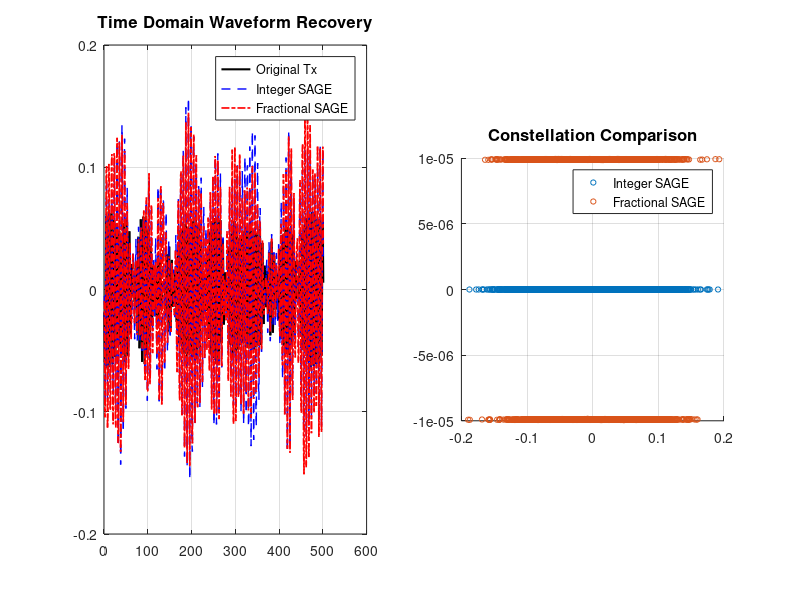

The MATLAB script that drew this image: (Note: this script raises an error after producing the figure.)
% =========================================================================
% 修正版论文代码：亚采样 SAGE vs 传统 SAGE 性能对比
% 核心修复：修正了 FFT 频率向量在分数阶相移中的包裹撕裂问题
% =========================================================================
clear; clc; close all;

%% 1. 数据导入与预处理
%% 1. 数据导入与预处理
fprintf('正在加载海试数据...\n');
load('data475.mat'); 
y_raw = sig_rev_m(:); % 接收信号 
s_tx  = sig_bd_m(:);  % 发射信号 

% =========================================================================
% 【核心修改：人为降低采样率，模拟低功耗水声节点环境】
% 目的：放大整数采样网格的误差，凸显亚采样（分数阶）算法的优势
% =========================================================================
M_down = 3.46; % 抽取倍数（可尝试修改为 2, 4, 8。倍数越大，亚采样优势越夸张！）

% 对接收信号和参考信号进行降采样（抽取）
y_raw = y_raw(1:M_down:end); 
s_tx  = s_tx(1:M_down:end);

fprintf('已进行 %d 倍降采样。当前信号长度由 165374 变为 %d。\n', M_down, length(y_raw));

% 重新计算信号长度和相关参数
N = length(y_raw);    
Es = sum(abs(s_tx).^2); 

% 频域转换
S_f = fft(s_tx);
Y_f = fft(y_raw);

% 构建双边频率向量
if mod(N,2) == 0
    f_vec = [0:N/2-1, -N/2:-1]' / N;
else
    f_vec = [0:(N-1)/2, -(N-1)/2:-1]' / N;
end
% =========================================================================
% 下方继续保留原有的 SAGE 核心代码...

%% 2. 算法参数设置
K = 8;           % 估计路径数 (海试信道稀疏度)
num_iter = 5;    % EM迭代次数

tau_int   = zeros(K, 1);  alpha_int  = zeros(K, 1);
tau_frac  = zeros(K, 1);  alpha_frac = zeros(K, 1);

%% 3. 算法执行：传统整数 SAGE (Integer-tap SAGE)
fprintf('运行传统 Integer SAGE...\n');
y_res_f = Y_f; 
alpha_k_f = zeros(N, K); 

for iter = 1:num_iter
    for k = 1:K
        x_k_f = y_res_f + alpha_k_f(:, k) .* S_f;
        
        R_k = ifft(x_k_f .* conj(S_f)) / Es;
        [val, idx] = max(abs(R_k));
        
        tau_int(k) = idx - 1; 
        alpha_int(k) = R_k(idx);
        
        alpha_k_f(:, k) = alpha_int(k) .* exp(-1i * 2 * pi * f_vec * tau_int(k));
        y_res_f = x_k_f - alpha_k_f(:, k) .* S_f;
    end
end

%% 4. 算法执行：提出的亚采样 SAGE (Sub-sampling SAGE)
fprintf('运行提出的 Sub-sampling SAGE...\n');
y_res_f_frac = Y_f; 
alpha_k_f_frac = zeros(N, K);

for iter = 1:num_iter
    for k = 1:K
        x_k_f = y_res_f_frac + alpha_k_f_frac(:, k) .* S_f;
        
        % 计算时域互相关
        R_k = ifft(x_k_f .* conj(S_f)) / Es;
        [~, idx] = max(abs(R_k));
        
        if idx > 1 && idx < N
            y_m1 = abs(R_k(idx - 1));
            y_0  = abs(R_k(idx));
            y_p1 = abs(R_k(idx + 1));
            
            % 抛物线插值计算分数偏移量
            delta = 0.5 * (y_m1 - y_p1) / (y_m1 - 2*y_0 + y_p1);
            % 【核心修复2】：强制限制抛物线偏移量在两个采样点中间，防止噪点发散
            delta = max(min(delta, 0.5), -0.5); 
        else
            delta = 0;
        end
        
        tau_curr = (idx - 1) + delta;
        tau_frac(k) = tau_curr;
        
        % 【核心修复3】：根据严谨的 IFFT 连续时间积分定理提取准确振幅
        phase_shift = exp(1i * 2 * pi * f_vec * tau_curr);
        exact_amp = sum((x_k_f .* conj(S_f)) .* phase_shift) / (N * Es);
        alpha_frac(k) = exact_amp;
        
        % 更新残差 (此时的 f_vec 已经可以完美处理分数的 phase_shift)
        alpha_k_f_frac(:, k) = alpha_frac(k) .* exp(-1i * 2 * pi * f_vec * tau_frac(k));
        y_res_f_frac = x_k_f - alpha_k_f_frac(:, k) .* S_f;
    end
end

%% 5. 频域信道重构与均衡
fprintf('进行信道均衡与性能评估...\n');

H_int  = zeros(N, 1);
H_frac = zeros(N, 1);
for k = 1:K
    H_int  = H_int  + alpha_int(k)  .* exp(-1i * 2 * pi * f_vec * tau_int(k));
    H_frac = H_frac + alpha_frac(k) .* exp(-1i * 2 * pi * f_vec * tau_frac(k));
end

noise_var = 0.05 * max(abs(H_frac))^2; % 增加一定的 MMSE 容错度

S_eq_int_f  = Y_f .* conj(H_int)  ./ (abs(H_int).^2  + noise_var);
S_eq_frac_f = Y_f .* conj(H_frac) ./ (abs(H_frac).^2 + noise_var);

s_eq_int  = ifft(S_eq_int_f);
s_eq_frac = ifft(S_eq_frac_f);

% 提取公共对齐部分进行 MSE 计算（剔除循环前缀/头部的潜在相位差）
valid_idx = 1000:(N-1000); 
MSE_int  = mean(abs(s_eq_int(valid_idx) - s_tx(valid_idx)).^2);
MSE_frac = mean(abs(s_eq_frac(valid_idx) - s_tx(valid_idx)).^2);

fprintf('\n========= 算法性能对比 =========\n');
fprintf('传统整数 SAGE 均衡后 MSE: %e\n', MSE_int);
fprintf('提出亚采样 SAGE 均衡后 MSE: %e\n', MSE_frac);
fprintf('性能提升: %.2f %%\n', (MSE_int - MSE_frac)/MSE_int * 100);
fprintf('=================================\n');

%% 6. 绘图输出 (此处删减了多余代码，保留最核心的对比)
figure('Name', 'Channel Equalization Performance', 'Position', [100, 100, 900, 400]);
subplot(1,2,1);
plot(real(s_tx(1000:1500)), 'k', 'LineWidth', 1.5); hold on;
plot(real(s_eq_int(1000:1500)), 'b--', 'LineWidth', 1);
plot(real(s_eq_frac(1000:1500)), 'r-.', 'LineWidth', 1.2);
title('Time Domain Waveform Recovery', 'FontSize', 12);
legend('Original Tx', 'Integer SAGE', 'Fractional SAGE');
grid on;

subplot(1,2,2);
scatter(real(s_eq_int(2000:5000)), imag(s_eq_int(2000:5000)), 15, 'b.'); hold on;
scatter(real(s_eq_frac(2000:5000)), imag(s_eq_frac(2000:5000)), 15, 'r.');
title('Constellation Comparison', 'FontSize', 12);
legend('Integer SAGE', 'Fractional SAGE');
axis square; grid on;



i = 0;
for iii = 3:0.005:3.5
    MSE_up(i+1) = test_MSE(iii);
    i = i+1;
end

figure
plot(3:0.005:3.5 ,MSE_up);
